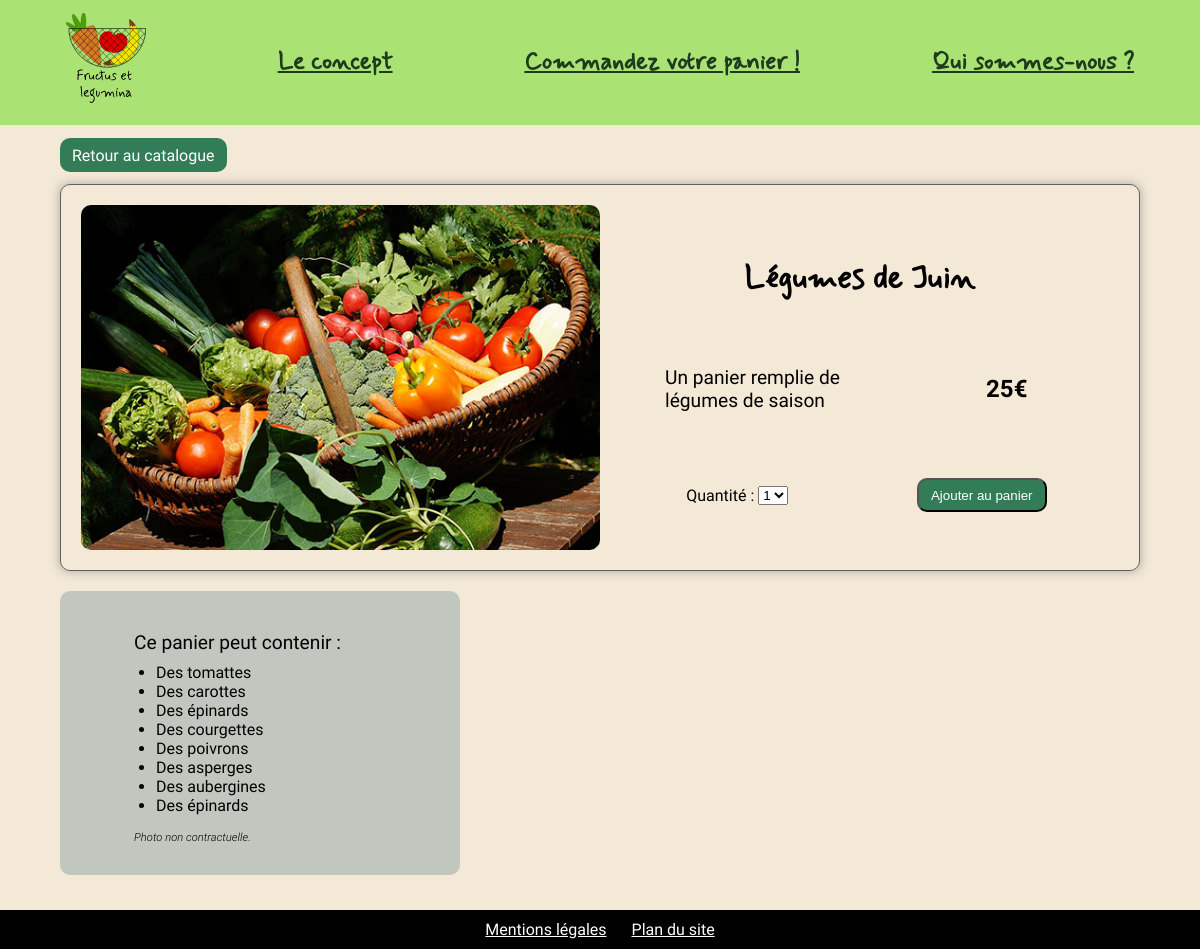
Page /article.php?id=17 on the committed database.
### tables this page shows
create table if not exists `203_formules` (
    `id_formule` bigint primary key auto_increment,
    `nom_formule` tinytext,
    `prix` tinyblob,
    `periode` tinyblob,
     
    `description_formule` mediumtext
);

### article.php (the view, shortened to what this page needs)
<!DOCTYPE html>
<html lang="fr">
<head>
    <link rel="stylesheet" href="style.css">
</head>
<body>
    <header>
        <nav id="navigation">
            <a href="./index.php" class="logo" title="Lien pour aller vers l'accueil"><img src="./photos/logo.svg"
                    alt="Accueil"></a>
            <a href="./concept.php" title="Lien pour aller à la page concept">Le concept</a>
            <a href="./catalogue.php" title="Lien pour aller au catalogue">Commandez votre panier&nbsp;!</a>
            <a href="./quisommesnous.php" title="Lien pour aller à la page de présentation de l'équipe">Qui sommes-nous&nbsp;?</a>
        </nav>
    </header>
    <?php
    if (isset($_GET['id'])) {
        require('./bdconnect.php');
        $requete = "SELECT * FROM `203_formules` where id_formule = :id;";
        $stmt = $db->prepare($requete);
        $stmt->bindValue(':id', $_GET['id'], PDO::PARAM_INT);
        $stmt->execute();
        $result = $stmt->fetch(PDO::FETCH_ASSOC);
        ?>
        <div class="lien"><a class="lienFormule" href="./catalogue.php" title="Lien pour retourner au catalogue">Retour au catalogue</a></div>
        <div class="produit">
            <div class="produitTexte">
                <h1 class="top titre" id="top">
                    <?= $result["nom_formule"]; ?>
                </h1>
                <p>
                    <?= $result['description_formule']; ?>
                </p>
                <p class="prix">
                    <?= $result['prix']; ?>€
                </p>
                <div class="quantite">
                    <label for="quantite">Quantité :&nbsp;</label>
                    <select name="quantite" id="quantite">
                        <option value="1">1</option>
                    </select>
                </div>
                <?php
                if ($result["periode"] == date("m")) {
                    echo ('<div class="lien"><button class="lienFormule panier" id="' . $result["id_formule"] . '">Ajouter au panier</button></div>');
                } else {
                    echo ('<div class="lien"><p class="indisponible">Cette formule n\'est pas disponible</p></div>');
                }
                ?>
            </div>
            <img src="<?php if (strstr($result['nom_formule'], "Fruits et légumes")) {
                echo ("./photos/panier-fruit-legume.jpg");
            } else if (strstr($result['nom_formule'], "Fruits")) {
                echo ("./photos/panier-fruit.jpg");
            } else if (strstr($result['nom_formule'], "Légumes")) {
                echo ("./photos/panier-legume.jpg");
            } else {
                echo ("./photos/interogation.png");
            } ?>" alt="" width="50%">
        </div>
        <div class="dansPanier achat">
            <p>Ce panier peut contenir :</p>
            <ul>
                <?php
                $requete = "SELECT * FROM `zarka_resaweb`.`203_ingredients` i inner join `zarka_resaweb`.`203_ingredients_formule` fi on i.id_ingredient = fi.ext_id_ingredient where fi.ext_id_formule = :idFormule ORDER BY i.type ASC";
                $stmt = $db->prepare($requete);
                $stmt->bindValue(':idFormule', $result["id_formule"], PDO::PARAM_INT);
                $stmt->execute();
                $result = $stmt->fetchAll(PDO::FETCH_ASSOC);
                foreach ($result as $key => $element) {
                    $ingredient = "Des " . str_replace("L'", "", str_replace("La ", "", str_replace("Le ", "", $element["nom_ingredient"])));
                    if (substr($ingredient, -1) != "x") {
                        if (substr($ingredient, -1) == "u") {
                            $ingredient .= "x";
                        } else {
                            $ingredient .= "s";
                        }
                    }
                    echo ("<li>" . $ingredient . "</li>");
                }
                ?>
            </ul>
            <p class="italic">Photo non contractuelle.</p>
        </div>
    <?php } else {
        header('Location: ./catalogue.php');
        exit;
    } ?>
    <footer><a href="./mentionslegales.php" title="Lien pour aller aux mentions légales">Mentions légales</a><a
            href="./planSite.php" title="Lien pour aller au plan du site">Plan du site</a></footer>
</body>
</html>

### style.css (style rules this page uses)
*, *::before, *::after { box-sizing: border-box; }
html, body { width: 100%; margin: 0; font-family: 'Roboto', sans-serif; }
html { scroll-behavior: smooth; }
body { margin-top: 125px; background-color: #f4e9d7; }
p { font-size: 1.2rem; width: 70%; margin-right: auto; margin-left: auto; }
nav { top: 0; display: flex; background-color: #AAE273; position: fixed; z-index: 300; width: 100%; overflow: hidden; height: 125px; }
nav img { width: 80px; }
nav a { font-size: 1.5rem; text-align: center; color: #1E3C1D; font-weight: bold; align-self: center; transition: 0.8s; border-radius: 10px; margin: 5px auto; padding: 10px 15px; font-family: Mynerve, cursive; }
.titre { margin-right: auto; margin-left: auto; width: 300px; text-align: center; font-size: 2rem; font-family: Mynerve, cursive; }
.top { padding-top: 15px; margin-top: 0px; }
footer { background-color: black; padding: 10px; display: flex; justify-content: center; gap: 25px; }
footer a { color: white; display: block; }
.lienFormule { text-decoration: none; color: white; background-color: #327D58; cursor: pointer; border-radius: 10px; padding: 7.5px 12px; transition: 0.5s; width: -webkit-fit-content; width: -moz-fit-content; width: fit-content; text-align: center; }
.prix { font-weight: 700; text-align: center; font-size: 1.5rem; }
.produit { display: flex; flex-direction: row-reverse; flex-wrap: wrap; padding: 20px; border: rgb(96, 96, 96) solid 1px; box-shadow: 0px 0px 10px 1px rgba(119, 119, 119, 0.5); -moz-box-shadow: 0px 0px 10px 1px rgba(119, 119, 119, 0.5); -webkit-box-shadow: 0px 0px 10px 1px rgba(119, 119, 119, 0.5); border-radius: 10px; width: 90%; margin-right: auto; margin-left: 5%; justify-content: center; min-width: 390px; margin-bottom: 20px; }
.produit img { border-radius: 10px; }
.produit>*:not(img) { width: 50%; }
.lien { margin-bottom: 20px; height: -webkit-fit-content; height: -moz-fit-content; height: fit-content; margin-left: 5%; padding-top: 20px; }
.produitTexte { display: flex; flex-wrap: wrap; padding: 15px; justify-content: space-around; align-items: center; gap: 20px 0; min-width: 350px; }
.produitTexte>* { margin: 0; }
.produitTexte h1 { width: 100%; text-align: center; height: -webkit-fit-content; height: -moz-fit-content; height: fit-content; }
.produitTexte p:not(.lienFormule) { width: 50%; padding-left: 50px; }
.produitTexte div { justify-content: center; display: flex; width: 50%; padding: 0; }
.panier { display: flex; justify-content: center; align-items: flex-start; gap: 15px; flex-wrap: wrap; }
ul { width: 80%; margin-right: auto; margin-left: auto; margin-top: -10px; }
.dansPanier { background-color: #c1c7bf; padding: 20px; border-radius: 10px; width: 45%; min-width: 400px; max-width: 500px; }
.achat { min-width: 390px; max-width: 400px; margin-left: 5%; margin-bottom: 35px; }
.italic { font-weight: 300; font-style: italic; font-size: 0.7rem; color: black; }

### rows in the picture
203_formules: nom_formule "Légumes de Juin", description_formule "Un panier remplie de légumes de saison", prix "25"

### other values in the picture
$ingredient "Des tomattes"
$ingredient "Des carottes"
$ingredient "Des épinards"
$ingredient "Des courgettes"
$ingredient "Des poivrons"
$ingredient "Des asperges"
$ingredient "Des aubergines"
